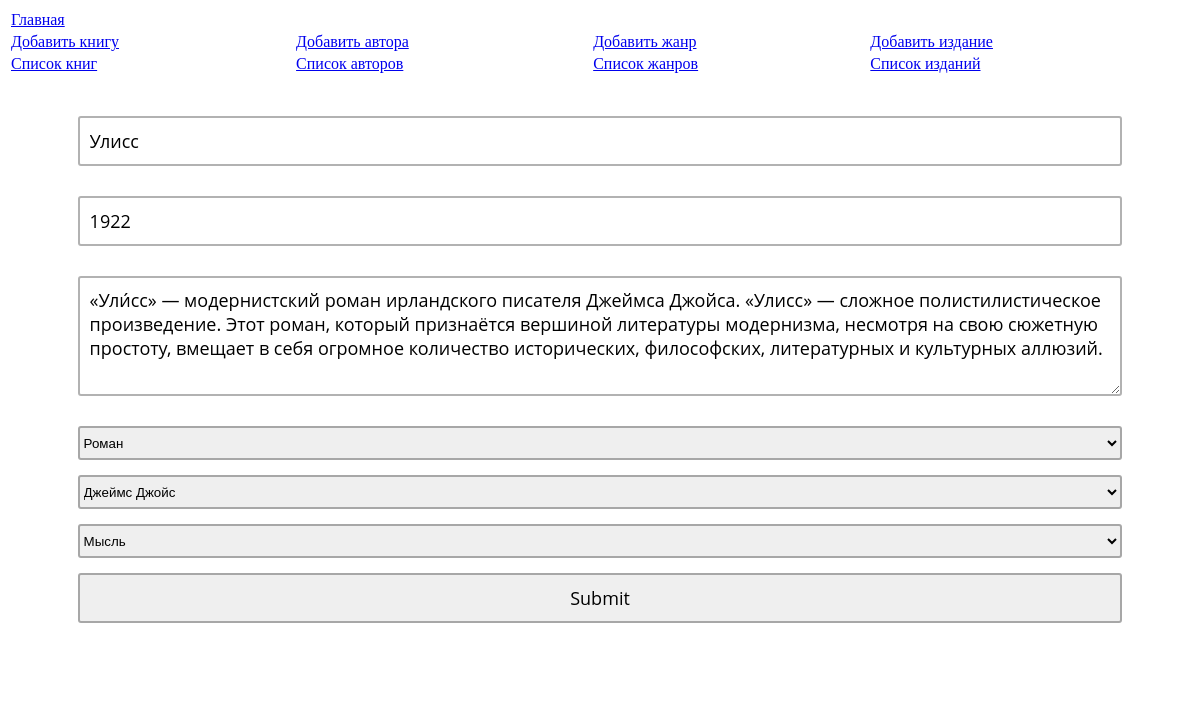
/books?action=edit&id=5, run on the app's committed database.
### tables this page shows
CREATE TABLE `books` (
  `Id` int(11) NOT NULL,
  `Name` varchar(50) NOT NULL,
  `year_of_writing` int(11) NOT NULL,
  `Description` text NOT NULL,
  `genre_id` int(11) NOT NULL,
  `author_id` int(11) NOT NULL,
  `publishing_house_id` int(11) NOT NULL
);

CREATE TABLE `genres` (
  `Id` int(11) NOT NULL,
  `Name` varchar(15) NOT NULL,
  `Description` text NOT NULL
);

CREATE TABLE `publishing_house` (
  `Id` int(11) NOT NULL,
  `Name` varchar(30) NOT NULL,
  `Country` int(11) NOT NULL,
  `Address` text NOT NULL,
  `year_of_foundation` int(11) NOT NULL
);

### index.php (the view, shortened to what this page needs)
<?php
function print_select($collection, $name, $selected_id = null)
{
	echo "<select name=\"$name\">";
	foreach($collection as $item)
		echo '<option ' . (($selected_id != null && $selected_id == $item['Id']) ? 'selected ' : '') . 'value="' . $item['Id'] . '">' . $item['Name'] . '</option>' . "\n";
	echo "</select>";
}
?>
<!doctype html>
<html>
<head>
</head>
<body>
<table width="100%">
	<tr>
		<td colspan="4">
		<a href="/">Главная</a>
		</td>
	</tr>
	<tr>
		<td>
		<a href="/books?action=add">Добавить книгу</a>
		</td>
		<td>
		<a href="/authors?action=add">Добавить автора</a>
		</td>
		<td>
		<a href="/genres?action=add">Добавить жанр</a>
		</td>
		<td>
		<a href="/publishing_house?action=add">Добавить издание</a>
		</td>
	</tr>
	<tr>
		<td>
		<a href="/books">Список книг</a>
		</td>
		<td>
		<a href="/authors">Список авторов</a>
		</td>
		<td>
		<a href="/genres">Список жанров</a>
		</td>
		<td>
		<a href="/publishing_house">Список изданий</a>
		</td>
	</tr>
</table>
<?php
	$uri_path = parse_url($_SERVER['REQUEST_URI'], PHP_URL_PATH);
	$uri_segments = explode('/', $uri_path);
	if($_GET['action'] && ($_GET['action'] === 'add' || $_GET['action'] === 'edit'))
	{
		$action = $_GET['action'];
		if($action === 'edit')
			if($_GET['id'])
				$id = $_GET['id'];
			else
				throw new exception('Не передан id');
	}
	if(file_exists($uri_segments[1] . '.php'))
	{
		require_once $uri_segments[1] . '.php';
	}
?>
</body>
</html>

### books.php (shortened to what this page needs)
<?
if($action == null){ ?>
<link rel="stylesheet" type="text/css" href="items.css">
<div class="wrapp">
	<?php
	foreach($dbh->query("SELECT books.Id as books_id, books.Name as book_name, year_of_writing, books.Description as book_description, genres.Name as genre_name,
						concat(authors.FirstName, ' ', authors.LastName) as author_name, publishing_house.Name as publishing_house_name
						FROM books INNER JOIN genres ON genre_id = genres.Id INNER JOIN authors ON author_id = authors.Id INNER JOIN publishing_house ON publishing_house_id = publishing_house.Id") as $book) : ?>
	<div class="item">
		<?php echo 'Книга <strong>' . $book['book_name'] . '</strong> (<strong>' . $book['year_of_writing'] . '</strong> г.), автор <strong>' . $book['author_name'] . '</strong>, жанр <strong>' .
					$book['genre_name'] . '</strong>, издательство <strong>' . $book['publishing_house_name'] . '</strong><br/>' . $book['book_description']; ?> <br/>
		<a href="/books?action=edit&id=<?php echo $book['books_id']; ?>">Редактировать</a>
	</div>
	<?php endforeach; ?>
</div>
<?php
}
else
{
	?>
	<link rel="stylesheet" type="text/css" href="form.css">
	<?php
	if($action === 'edit')
	{
		$query = $dbh->prepare("SELECT * from books where Id = ?");
		$query->execute(array($id));
		$book = $query->fetch();
	}
	$genres = $dbh->query("SELECT Id, Name FROM genres");
	$authors = $dbh->query("SELECT Id, concat(FirstName, ' ', LastName) as Name FROM authors");
	$publishing_house = $dbh->query("SELECT Id, Name FROM publishing_house");
?>
<form action="/books?action=<?php echo $action . (($id !== null) ? '&id=' . $id : ''); ?>" method="post">
<input type="text" name="name" value="<?php echo $book['Name']; ?>"/>
<input type="number" name="year" value="<?php echo $book['year_of_writing']; ?>"/>
<textarea name="description"><?php echo $book['Description']; ?></textarea>
<?php
	print_select($genres, 'genres', $book['genre_id']);
	echo "<br/>";
	echo "<br/>";
	echo "<br/>";
?>
<input type="submit" />
</form>
<?php
}

### form.css (style rules this page uses)
form { margin:0 auto; max-width:95%; box-sizing:border-box; padding:40px; border-radius:5px; background: rgba(255,255,255,1); }
input { height:50px; width:100%; border-radius:3px; border:rgba(0,0,0,.3) 2px solid; box-sizing:border-box; font-family: 'Open Sans', sans-serif; font-size:18px; padding:10px; margin-bottom:30px; }
textarea { background: rgba(255, 255, 255, 0.4); width:100%; height: 120px; border:rgba(0,0,0,.3) 2px solid; box-sizing:border-box; -moz-border-radius: 3px; font-size:18px; font-family: 'Open Sans', sans-serif; -webkit-border-radius: 3px; border-radius: 3px; display:block; padding:10px; margin-bottom:30px; overflow:hidden; }
select { display: inline-block; width:100%; border-radius:3px; border:rgba(0,0,0,.3) 2px solid; margin-bottom:15px; height: 34px; line-height: 30px; position: relative; }

### data on the page
books: name "Улисс", year "1922", description "«Ули́сс» — модернистский роман ирландского писателя Джеймса Джойса. «Улисс» — сложное полистилистическое произведение. Этот роман, который признаётся вершиной литературы модернизма, несмотря на свою сюжетную простоту, вмещает в себя огромное количество исторических, философских, литературных и культурных аллюзий.", genres "Роман", authors "Джеймс Джойс", publishing_house "Мысль"
